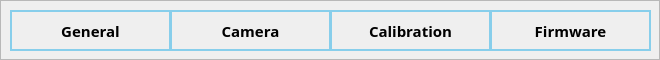
     <widget class="QFrame" name="frame">
      <property name="sizePolicy">
       <sizepolicy hsizetype="Expanding" vsizetype="Expanding">
        <horstretch>0</horstretch>
        <verstretch>1</verstretch>
       </sizepolicy>
      </property>
      <property name="frameShape">
       <enum>QFrame::StyledPanel</enum>
      </property>
      <property name="frameShadow">
       <enum>QFrame::Raised</enum>
      </property>
      <widget class="QPushButton" name="push1">
       <property name="geometry">
        <rect>
         <x>10</x>
         <y>10</y>
         <width>161</width>
         <height>41</height>
        </rect>
       </property>
       <property name="font">
        <font>
         <family>.PingFang SC</family>
         <pointsize>11</pointsize>
         <weight>75</weight>
         <bold>true</bold>
        </font>
       </property>
       <property name="styleSheet">
        <string notr="true">QPushButton {
    border: 2px solid #87CEEB;
    font-weight: bold; 
}
</string>
       </property>
       <property name="text">
        <string>General</string>
       </property>
      </widget>
      <widget class="QPushButton" name="push4">
       <property name="geometry">
        <rect>
         <x>490</x>
         <y>10</y>
         <width>161</width>
         <height>41</height>
        </rect>
       </property>
       <property name="font">
        <font>
         <family>.PingFang SC</family>
         <pointsize>11</pointsize>
         <weight>75</weight>
         <bold>true</bold>
        </font>
       </property>
       <property name="styleSheet">
        <string notr="true">QPushButton {
    border: 2px solid #87CEEB;
    font-weight: bold; 
}

</string>
       </property>
       <property name="text">
        <string>Firmware</string>
       </property>
      </widget>
      <widget class="QPushButton" name="push2">
       <property name="geometry">
        <rect>
         <x>170</x>
         <y>10</y>
         <width>161</width>
         <height>41</height>
        </rect>
       </property>
       <property name="font">
        <font>
         <family>.PingFang SC</family>
         <pointsize>11</pointsize>
         <weight>75</weight>
         <bold>true</bold>
        </font>
       </property>
       <property name="styleSheet">
        <string notr="true">QPushButton {
    border: 2px solid #87CEEB;
    font-weight: bold; 
}
</string>
       </property>
       <property name="text">
        <string>Camera</string>
       </property>
      </widget>
      <widget class="QPushButton" name="push3">
       <property name="geometry">
        <rect>
         <x>330</x>
         <y>10</y>
         <width>161</width>
         <height>41</height>
        </rect>
       </property>
       <property name="font">
        <font>
         <family>.PingFang SC</family>
         <pointsize>11</pointsize>
         <weight>75</weight>
         <bold>true</bold>
        </font>
       </property>
       <property name="styleSheet">
        <string notr="true">QPushButton {
    border: 2px solid #87CEEB;
    font-weight: bold; 
}

</string>
       </property>
       <property name="text">
        <string>Calibration</string>
       </property>
      </widget>
     </widget>
